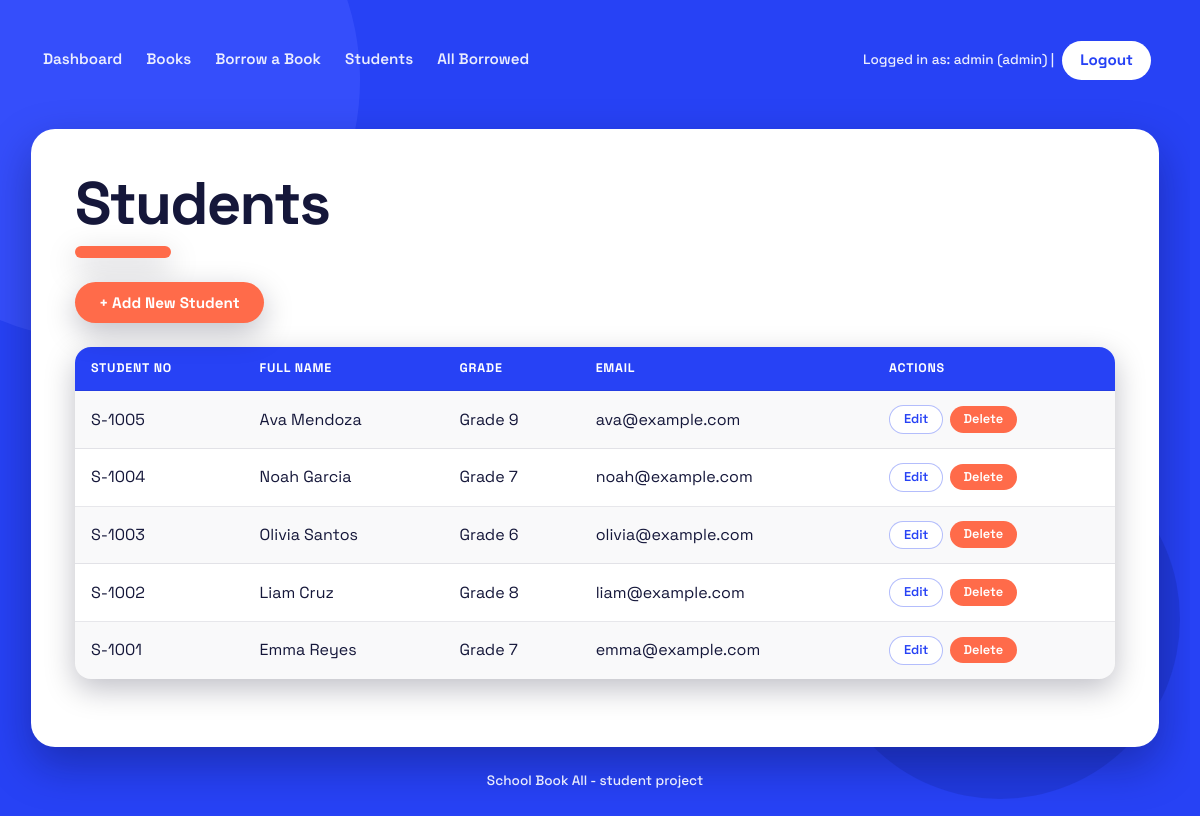
The page /students/index.php (signed in) on the database its author committed.
### tables this page shows
CREATE TABLE students (
    id           INT AUTO_INCREMENT PRIMARY KEY,
    user_id      INT NULL,                        
    student_no   VARCHAR(30) UNIQUE NOT NULL,
    full_name    VARCHAR(150) NOT NULL,
    grade_level  VARCHAR(50),
    email        VARCHAR(150),
    created_at   TIMESTAMP DEFAULT CURRENT_TIMESTAMP,
    FOREIGN KEY (user_id) REFERENCES users(id)
);

### students/index.php (the view, shortened to what this page needs)
<?php
require_once '../config/connect.php';
$students = array();
try {
    $students = $pdo->query("SELECT * FROM students ORDER BY id DESC")->fetchAll();
} catch (PDOException $e) {
    $error = "Could not load the students list.";
}
require_once '../includes/header.php';
?>
<h1>Students</h1>
<p><a class="btn" href="create.php">+ Add New Student</a></p>
<?php if (count($students) === 0): ?>
    <p>No students found.</p>
<?php else: ?>
    <table>
        <tr>
            <th>Student No</th>
            <th>Full Name</th>
            <th>Grade</th>
            <th>Email</th>
            <th>Actions</th>
        </tr>
        <?php foreach ($students as $student): ?>
            <tr>
                <td><?php echo htmlspecialchars($student['student_no']); ?></td>
                <td><?php echo htmlspecialchars($student['full_name']); ?></td>
                <td><?php echo htmlspecialchars($student['grade_level']); ?></td>
                <td><?php echo htmlspecialchars($student['email']); ?></td>
                <td>
                    <a class="btn btn-small" href="edit.php?id=<?php echo (int)$student['id']; ?>">Edit</a>
                    <form method="post" action="delete.php" style="display:inline;"
                          onsubmit="return confirm('Are you sure you want to delete this?');">
                        <button type="submit" class="btn-small">Delete</button>
                    </form>
                </td>
            </tr>
        <?php endforeach; ?>
    </table>
<?php endif; ?>
<?php require_once '../includes/footer.php'; ?>

### assets/css/style.css (style rules this page uses)
:root { --blue: rgb(39, 66, 245); --blue-light: rgb(66, 89, 255); --blue-dark: rgb(31, 54, 207); --coral: rgb(255, 107, 74); --yellow: rgb(255, 212, 59); --yellow-warm: rgb(255, 181, 59); --pink: rgb(255, 155, 224); --green: rgb(124, 227, 177); --card: #ffffff; --ink: rgb(21, 23, 58); --muted: rgb(74, 79, 119); --on-blue: #ffffff; --on-blue-dim: rgba(255, 255, 255, 0.9); --hairline: rgba(21, 23, 58, 0.10); --shadow-card: 0 18px 44px rgba(10, 12, 60, 0.35); --shadow-soft: 0 10px 30px rgba(0, 0, 30, 0.25); --shadow-hover: 0 24px 56px rgba(10, 12, 60, 0.45); --r-card: 24px; --r-md: 16px; --r-pill: 999px; --font: "Space Grotesk", "Inter Tight", system-ui, -apple-system, "Segoe UI", sans-serif; --s1: 4px; --s2: 8px; --s3: 12px; --s4: 16px; --s5: 24px; --s6: 32px; --s7: 48px; --maxw: min(1180px, 94vw); }
*, *::before, *::after { box-sizing: border-box; }
html { -webkit-text-size-adjust: 100%; scrollbar-gutter: stable; overflow-y: scroll; scroll-behavior: smooth; scrollbar-width: thin; scrollbar-color: var(--coral) rgba(255, 255, 255, 0.12); }
.content, table { scrollbar-color: var(--coral) rgba(21, 23, 58, 0.08); }
body { font-family: var(--font); color: var(--on-blue); background-color: var(--blue); margin: 0; padding: var(--s5) var(--s4) var(--s7); line-height: 1.5; font-size: 16px; min-height: 100vh; position: relative; overflow-x: hidden; display: flex; flex-direction: column; }
body::before, body::after { content: ""; position: fixed; border-radius: 50%; pointer-events: none; z-index: 0; }
body::before { width: 520px; height: 520px; top: -180px; left: -160px; background: var(--blue-light); opacity: 0.55; }
body::after { width: 360px; height: 360px; right: 20px; bottom: 40px; background: var(--blue-dark); opacity: 0.6; }
h1, h2, h3 { font-family: var(--font); font-weight: 700; line-height: 1.02; letter-spacing: -0.03em; margin: 0 0 var(--s4); color: var(--ink); text-wrap: balance; }
h1 { font-size: clamp(2.2rem, 6vw, 3.75rem); }
h1::after { content: ""; display: block; width: 96px; height: 12px; margin-top: var(--s3); border-radius: var(--r-pill); background: var(--coral); box-shadow: var(--shadow-soft); }
p { margin: 0 0 var(--s4); }
a { color: var(--blue); text-underline-offset: 3px; font-weight: 600; }
.content p { color: var(--muted); }
table { width: 100%; max-width: 100%; border-collapse: separate; border-spacing: 0; margin: var(--s4) 0 var(--s5); border-radius: var(--r-md); overflow: hidden; background: var(--card); box-shadow: var(--shadow-soft); table-layout: auto; }
td, th { overflow-wrap: normal; word-break: normal; hyphens: none; }
th, td { padding: var(--s3) var(--s4); text-align: left; vertical-align: middle; border-bottom: 1px solid var(--hairline); }
tr:last-child td { border-bottom: 0; }
th { background: var(--blue); color: var(--on-blue); font-weight: 700; text-transform: uppercase; font-size: 0.78rem; letter-spacing: 0.06em; white-space: nowrap; }
tbody tr:nth-child(even) td, tr:nth-child(even) td { background: rgba(21, 23, 58, 0.025); }
button, .btn { display: inline-block; font-family: var(--font); font-weight: 700; font-size: 0.95rem; color: var(--on-blue); background: var(--coral); border: none; border-radius: var(--r-pill); padding: 12px 24px; margin-top: var(--s2); text-decoration: none; cursor: pointer; line-height: 1.15; box-shadow: var(--shadow-soft); transition: transform 0.12s ease, box-shadow 0.12s ease, background-color 0.15s ease; }
.btn-small { font-size: 0.8rem; font-weight: 600; padding: 6px 14px; margin: 2px 2px 2px 0; background: var(--card); color: var(--blue); border: 1.5px solid rgba(39, 66, 245, 0.35); box-shadow: none; }
form[action*="delete"] button { background: var(--coral); color: var(--on-blue); border: none; }
td form { display: inline-block; margin: 0; vertical-align: middle; }
td:last-child { white-space: nowrap; }
.content > p .btn, .content > p button { margin-right: var(--s2); margin-bottom: var(--s2); }

### rows shown on the page
students: student_no "S-1005", full_name "Ava Mendoza", grade_level "Grade 9", email "ava@example.com"
students: student_no "S-1004", full_name "Noah Garcia", grade_level "Grade 7", email "noah@example.com"
students: student_no "S-1003", full_name "Olivia Santos", grade_level "Grade 6", email "olivia@example.com"
students: student_no "S-1002", full_name "Liam Cruz", grade_level "Grade 8", email "liam@example.com"
students: student_no "S-1001", full_name "Emma Reyes", grade_level "Grade 7", email "emma@example.com"

### other values the page prints
isset($_SESSION['username']) ? $_SESSION['username'] : 'guest' "admin"
isset($_SESSION['role']) ? $_SESSION['role'] : 'user' "admin"
